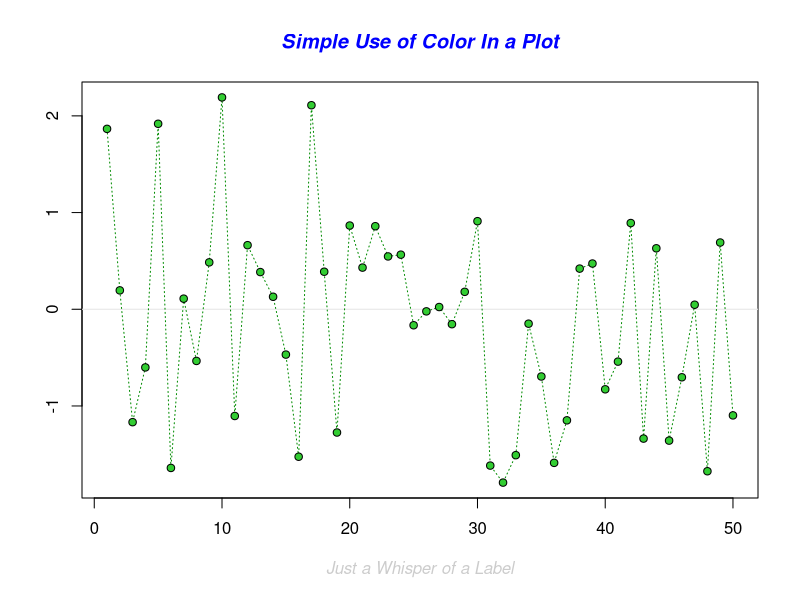
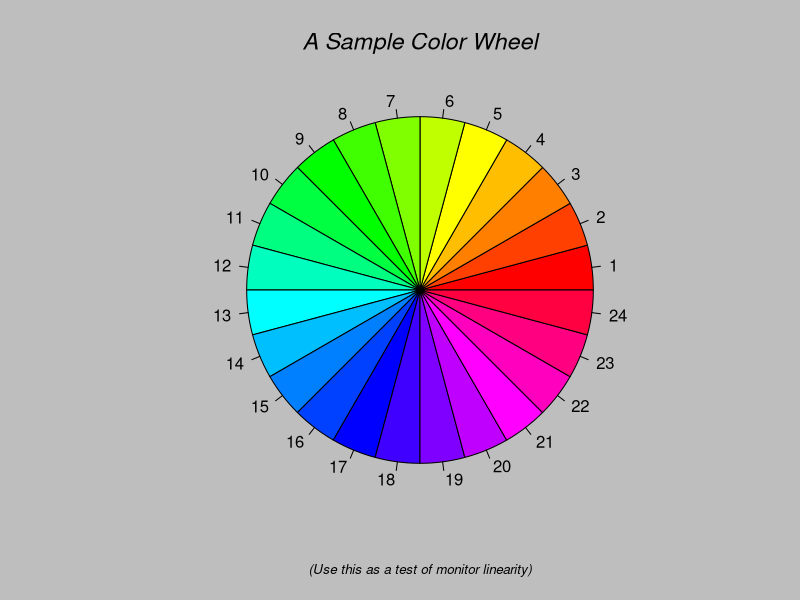
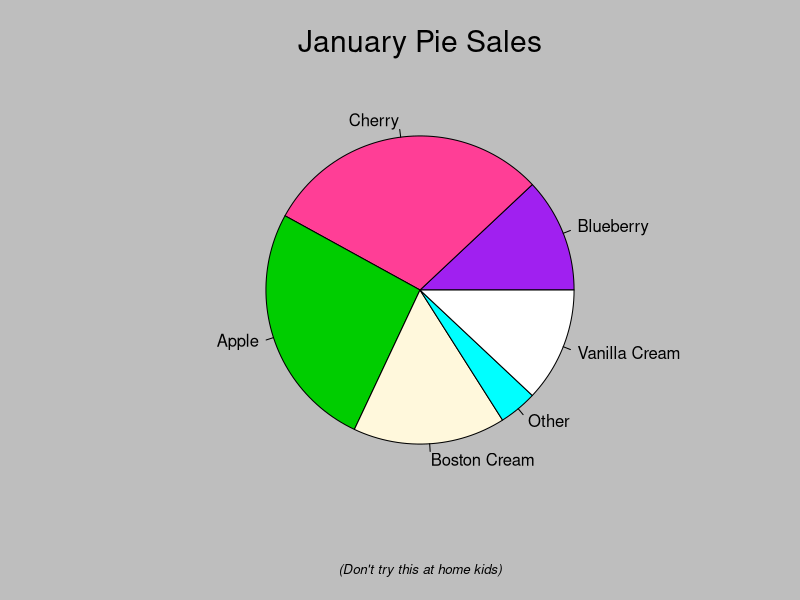
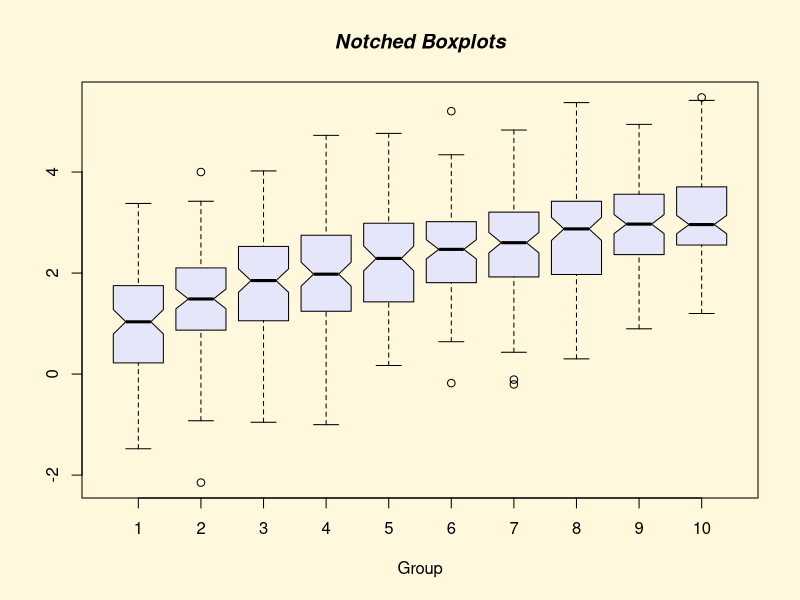
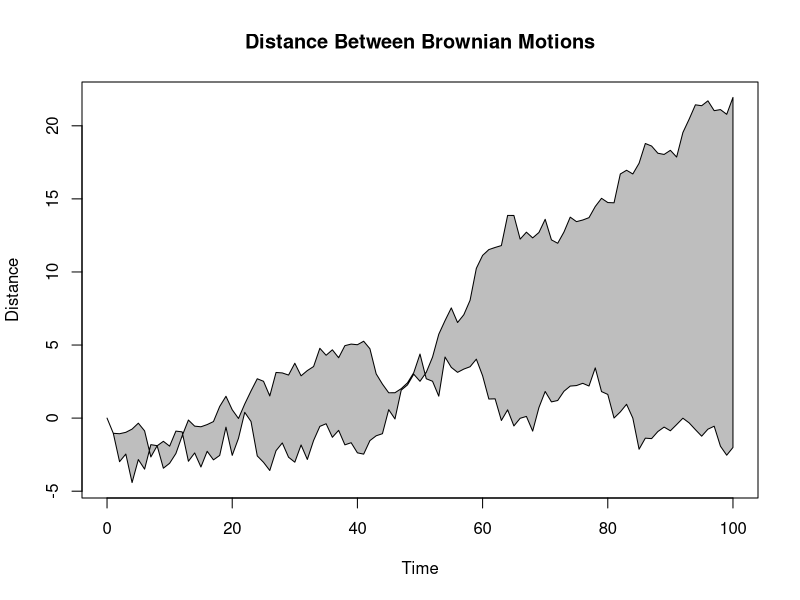
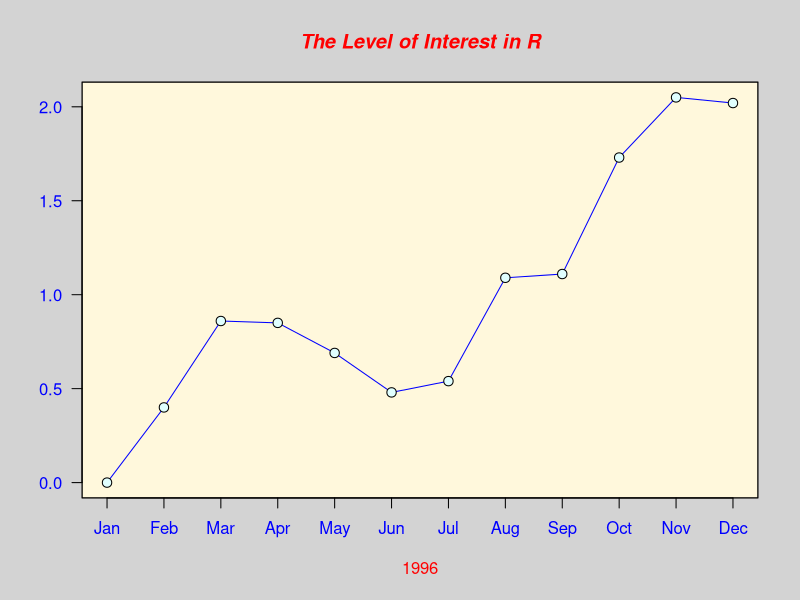
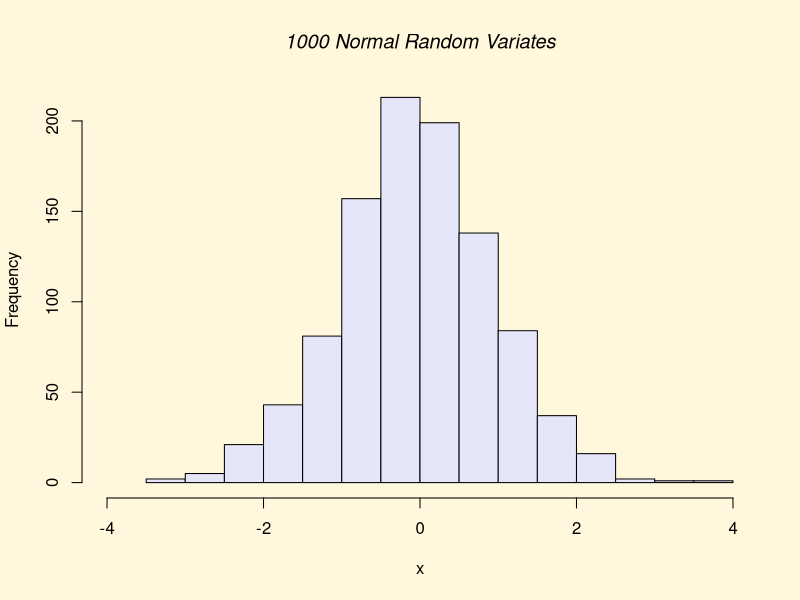
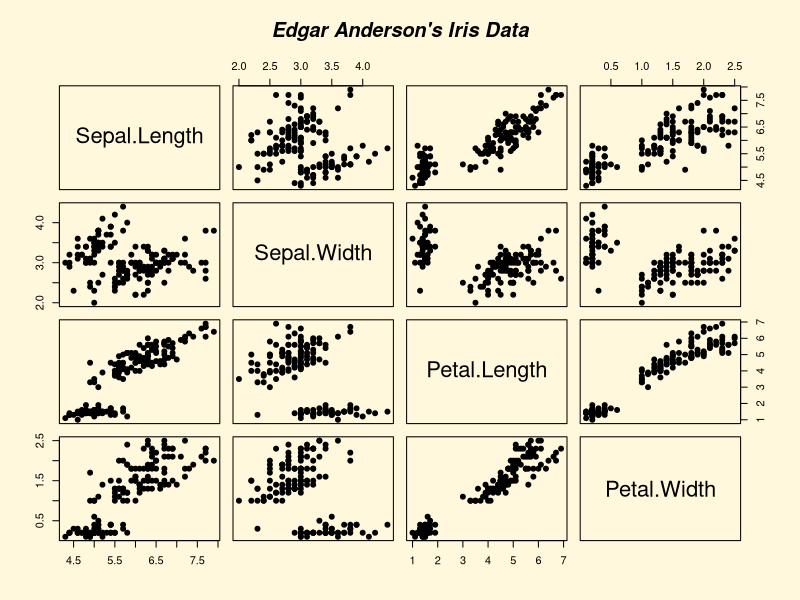

The R source for these figures, in order:
#Graphs

demo(graphics)

#plot(Weight, log(Counts))

#set up two vector, one for x-coords and one for y-coords specifiying the location of 25 points
#in a grid
X1 <- rep(1:5, 5)
Y1 <- rep(5:1, each = 5)
X1
Y1
sym <- 1:25

sym

plot(X1, Y1, pch = sym, cex = 1.2, xlab="", ylab = "", xaxt = "n", yaxt= "n", xlim = c(0.3, 5.7), ylim = c(0.3, 5.7))
text(x = X1 - 0.3, y = Y1, labels = sym)

